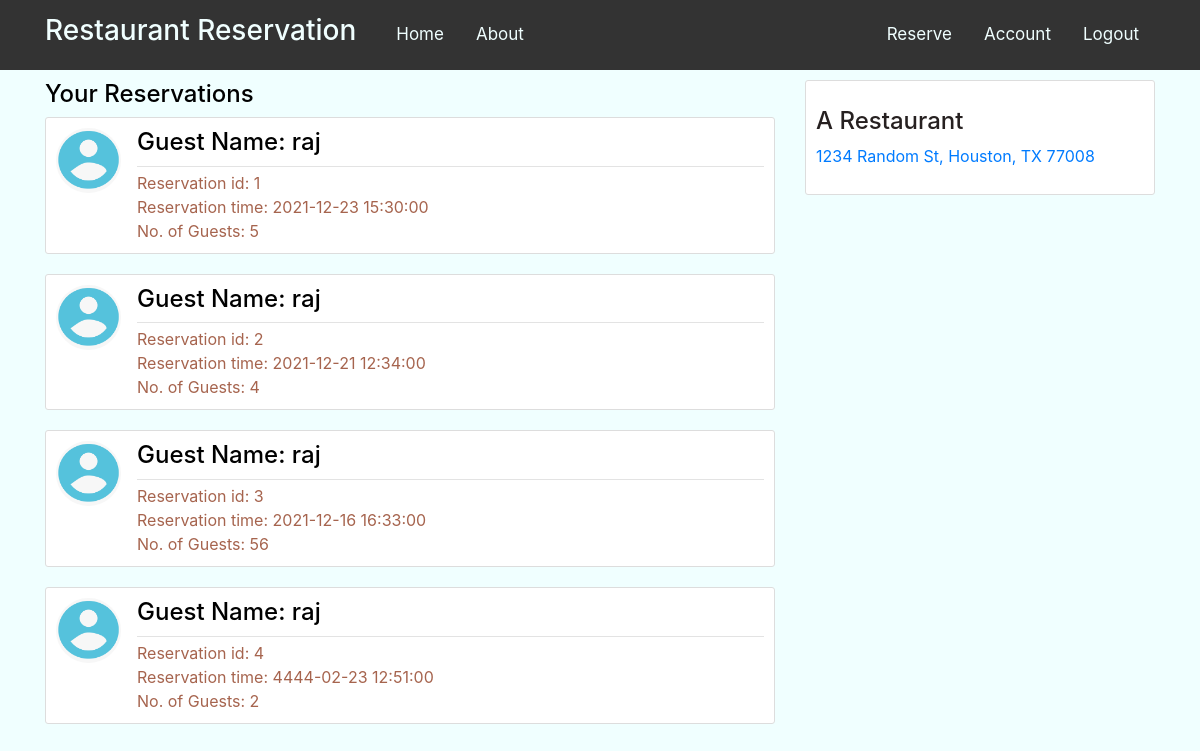
Screenshot of /home (signed in) with the database file from the repository.
### tableres/models.py (models this page shows, shortened)
class Reservation(db.Model):
    res_id = db.Column(db.Integer, primary_key=True)
    user_id = db.Column(db.Integer, db.ForeignKey('user.id'))
    name = db.Column(db.String, nullable=False)
    email = db.Column(db.String(120), nullable=False)
    phone = db.Column(db.Integer)
    no_guest = db.Column(db.Integer, nullable=False)
    res_date = db.Column(db.Date, nullable=False)
    res_time = db.Column(db.Time, nullable=False)
    table_id = db.Column(db.Integer, db.ForeignKey('tables.table_id'))
    creditcards = db.relationship('Creditcard', backref='reservation', lazy=True)

class User(db.Model, UserMixin):
    id = db.Column(db.Integer, primary_key=True)
    user_fname = db.Column(db.String(20), nullable=False)
    user_lname = db.Column(db.String(20), nullable=False)
    email = db.Column(db.String(120), unique=True, nullable=False)
    phone = db.Column(db.Integer)
    mailing_add = db.Column(db.String(100), nullable=False)
    billing_add = db.Column(db.String(100), nullable=False)
    earned_pts = db.Column(db.Integer, default=0)
    image_file = db.Column(db.String(20), nullable=False, default='default.png')
    password = db.Column(db.String(60), nullable=False)
    reservations = db.relationship('Reservation', backref='customer', lazy=True)
    creditcards = db.relationship('Creditcard', backref='customer', lazy=True)

### tableres/routes.py (the view, shortened to what this page needs)
@app.route("/", methods=['GET', 'POST'])
@app.route("/home", methods=['GET', 'POST'])
def home():
    if current_user.is_authenticated:
        reservation = Reservation.query.filter_by(user_id=current_user.id)
        return render_template('homelogin.html', reservation=reservation)

### tableres/models.py (called while the page is built)
@login_manager.user_loader
def load_user(user_id):
    return User.query.get(int(user_id))

### tableres/templates/homelogin.html
{% extends "layout.html" %}
{% block content %}
    <h4>Your Reservations</h4>
    {% for reservation1 in reservation %}
        <article class="media content-section">
          <img class="rounded-circle article-img" src="{{ url_for('static', filename='profile_pics/' + reservation1.customer.image_file) }}">
          <div class="media-body">
            <div class="article-metadata">
              <h4><a class="mr-2"> Guest Name: {{ reservation1.customer.user_fname }}</a></h4>
            </div>
            <div>
              <a class="mr-2">Reservation id: {{ reservation1.res_id }}</a>
            </div>
            <a class="article-content">Reservation time: {{ reservation1.res_date }} {{ reservation1.res_time}}</a>
            <div>
            <a class="article-content">No. of Guests: {{ reservation1.no_guest }}</a>
            </div>
          </div>
        </article>
    {% endfor %}
{% endblock content %}

### tableres/templates/layout.html (shortened to what this page needs)
<!DOCTYPE html>
<html>
<head>
    <link rel="stylesheet" href="https://maxcdn.bootstrapcdn.com/bootstrap/4.0.0/css/bootstrap.min.css">
    <link rel="stylesheet" type="text/css" href="{{ url_for('static', filename='main.css') }}">
</head>
<body>
    <header class="site-header">
      <nav class="navbar navbar-expand-md navbar-dark bg-steel fixed-top">
        <div class="container">
            <a class="navbar-brand mr-4" href="/"><h3 style="color:azure;">Restaurant Reservation</h3></a>
          <div class="collapse navbar-collapse" id="navbarToggle">
            <div class="navbar-nav mr-auto">
              <a class="nav-item nav-link" href="{{ url_for('home') }}">Home</a>
              <a class="nav-item nav-link" href="{{ url_for('about') }}">About</a>
            </div>
            <div class="navbar-nav">
              {% if current_user.is_authenticated %}
                <a class="nav-item nav-link" href="{{ url_for('reserve') }}">Reserve</a>
                <a class="nav-item nav-link" href="{{ url_for('account') }}">Account</a>
                <a class="nav-item nav-link" href="{{ url_for('logout') }}">Logout</a>
              {% else %}
                <a class="nav-item nav-link" href="{{ url_for('login') }}">Login</a>
                <a class="nav-item nav-link" href="{{ url_for('register') }}">Register</a>
              {% endif %}
            </div>
          </div>
        </div>
      </nav>
    </header>
    <main role="main" class="container">
      <div class="row">
        <div class="col-md-8">
          {% block content %}{% endblock %}
        </div>
        <div class="col-md-4">
          <div class="content-section">
            <p> <h4><a class="article-title" href="#">A Restaurant</a></h4>
                <div class="media-body">
                    <a class="mr-2" href="#">1234 Random St,
                        Houston, TX 77008</a>
                </div>
            </p>
          </div>
        </div>
      </div>
    </main>
</body>
</html>

### tableres/static/main.css (style rules this page uses)
body { background: azure; color: #a6644e; margin-top: 5rem; }
h1, h2, h3, h4, h5, h6 { color: #000000; }
.bg-steel { background-color: #333333; }
.site-header .navbar-nav .nav-link { float: left; background-color: #333333; color: azure; text-align: center; padding: 14px 16px; text-decoration: none; font-size: 17px; }
.content-section { background: white; padding: 10px 10px; border: 1px solid #dddddd; border-radius: 3px; margin-bottom: 20px; }
.article-title { color: #262020; }
.article-content { white-space: pre-line; }
.article-img { height: 65px; width: 65px; margin-right: 16px; }
.article-metadata { padding-bottom: 1px; margin-bottom: 4px; border-bottom: 1px solid #e3e3e3 }

### rows the page displays
Reservation: image_file (placeholder picture), customer.user_fname "raj", res_id "1", res_date "2021-12-23", res_time "15:30:00", no_guest "5"
Reservation: image_file (placeholder picture), customer.user_fname "raj", res_id "2", res_date "2021-12-21", res_time "12:34:00", no_guest "4"
Reservation: image_file (placeholder picture), customer.user_fname "raj", res_id "3", res_date "2021-12-16", res_time "16:33:00", no_guest "56"
Reservation: image_file (placeholder picture), customer.user_fname "raj", res_id "4", res_date "4444-02-23", res_time "12:51:00", no_guest "2"
